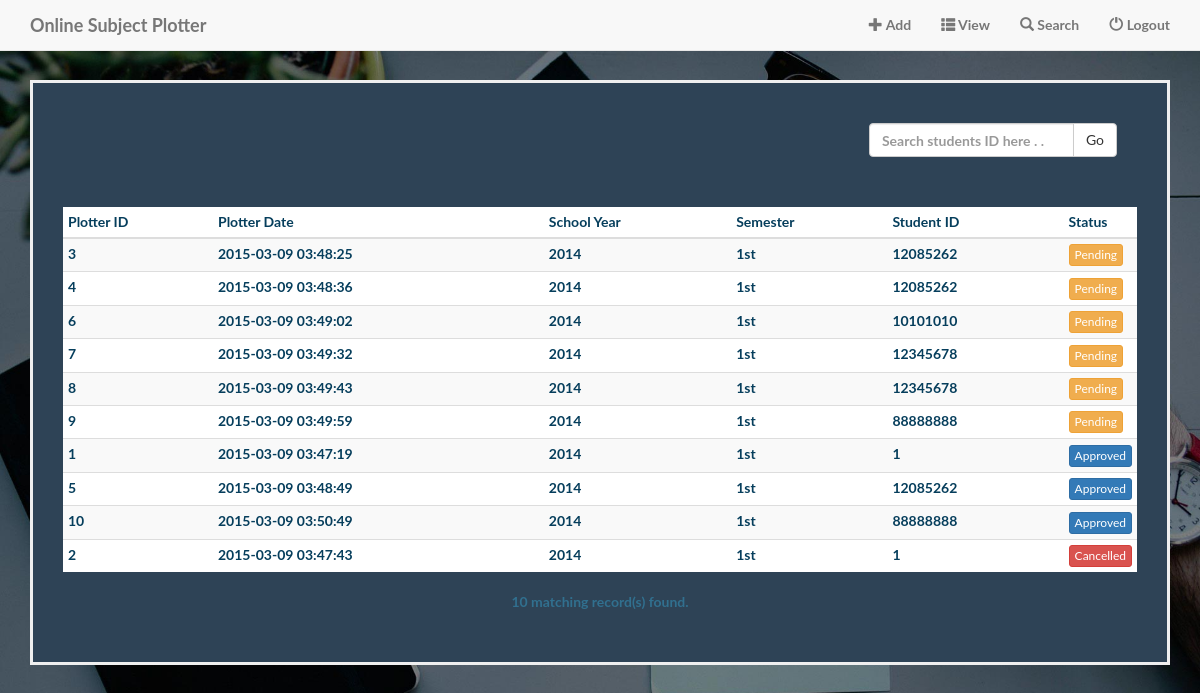
The page /admin-search.php (signed in) on the database its author committed.
### tables this page shows
CREATE TABLE IF NOT EXISTS `plotter` (
`plotterid` int(11) NOT NULL,
  `plotterdate` timestamp NOT NULL DEFAULT CURRENT_TIMESTAMP,
  `plottersy` int(11) NOT NULL,
  `plottersem` varchar(15) NOT NULL,
  `studentid` int(11) NOT NULL,
  `status` smallint(6) NOT NULL
);

### db.php (called while the page is built, shortened)
<?php
	function db_plotter ()
	{
		$user = 'root';
		$db = null;
		try
		{
			$db = new PDO('mysql:host=localhost;dbname=plotter;', $user, '');
		}
		catch(PDOException $e)
		{
			echo 'Connection failed.';
		}
		return $db;
	}
	function list_student_plotter ()
	{
		$db = db_plotter();
		$sql = "select * from plotter order by status, plotterid ";
		$st = $db->prepare($sql);
		$st -> execute();
		$row = $st->fetchAll();
		return $row;
	}
?>

### admin-search.php (the view, shortened to what this page needs)
<?php
	include('db.php');
	$search = '';
	if($search == '')
	{
		$plotter = list_student_plotter();
	}
	else
	{
		$plotter = search_student_plotter($search);
	}
?>
<!DOCTYPE html>
<html lang="en">
<head>
    <link href="css/bootstrap.min.css" rel="stylesheet">
    <link href="css/landing-page.css" rel="stylesheet">
</head>
<body id="page-top" class="index">
	<?php include('header.php'); ?>
    <header>
		<div class="container">
			<div class="search-admin-bg">
				<div class="row">
					<div class="col-xs-offset-9">
						<div class="pull-right">
							<form method="get" class="form-inline">
								<div class="input-group">
								<input type="text" name="search" value="<?php echo htmlentities($search); ?>" class="form-control input-small" placeholder="Search students ID here . . ">
								  <span class="input-group-btn">
									<button class="btn btn-default btn-large" type="submit"> Go</button>
								  </span>
								</div>
							</form>
						</div>
					</div>
				</div>
				<?php if(count($plotter) > 0): ?>
					<div class="table-responsive table subject-table">
						<table class="table table-striped table-condensed table-hover">
							<thead>
								<tr>
									<th width="150">Plotter ID</th>
									<th>Plotter Date</th>
									<th>School Year</th>
									<th>Semester</th>
									<th>Student ID</th>
									<th width="50">Status</th>
								</tr>
							</thead>
							<tbody>
							<?php foreach($plotter as $n): ?>
								<tr>
									<td><?php echo htmlentities($n['plotterid']); ?></td>
									<td><?php echo htmlentities($n['plotterdate']); ?></td>
									<td><?php echo htmlentities($n['plottersy']); ?></td>
									<td><?php echo htmlentities($n['plottersem']); ?></td>
									<td><?php echo htmlentities($n['studentid']); ?></td>
									<td>
										<?php if($n['status'] == 0): ?>
										    <a href="admin-view.php?id=<?php echo htmlentities($n['plotterid']); ?>">
												<button type="submit" class="btn btn-warning btn-xs" name="login">Pending</button>
										    </a>
										<?php elseif($n['status'] == 1): ?>
											<button type="submit" class="btn btn-primary btn-xs" name="login">Approved </button>
										<?php else: ?>
											<button type="submit" class="btn btn-danger btn-xs" name="login">Cancelled </button>
										<?php endif; ?>
									</td>
								</tr>
							<?php endforeach; ?>
							</tbody>
						</table>
						<div class="text-info">
							<b><?php echo count($plotter); ?></b> matching record(s) found.
							<?php else: ?>
								<div class="alert alert-danger" role="alert">
									<?php echo "No entries record found!"; ?>
								</div>
							<?php endif; ?>
						</div>
					</div>
			</div>
		</div>
    </header>
</body>
</html>

### css/landing-page.css (style rules this page uses)
body, html { width: 100%; height: 100%; }
body, h1, h2, h3, h4, h5, h6 { font-family: "Lato","Helvetica Neue",Helvetica,Arial,sans-serif; font-weight: 700; }
.row { position: relative; padding: 20px 20px 20px 20px; margin-left: auto; margin-right: auto; }
body { padding-bottom: 20px; text-align: center; color: #f8f8f8; background: url(../img/intro-bg.jpg) no-repeat center center fixed; background-size: cover; }
.search-admin-bg { position: relative; top: 80px; padding: 20px 30px 30px 30px; background: #2e4356; border: 3px solid #efefef; text-align: center; margin-bottom: 30px; }
.search-admin-bg table { color: #063e5c; margin-top: 30px; }
.search-admin-bg table { color: #063e5c; }
.search-admin-bg td { text-align: left; }

### rows shown on the page
plotter: plotterid "3", plotterdate "2015-03-09 03:48:25", plottersy "2014", plottersem "1st", studentid "12085262"
plotter: plotterid "4", plotterdate "2015-03-09 03:48:36", plottersy "2014", plottersem "1st", studentid "12085262"
plotter: plotterid "6", plotterdate "2015-03-09 03:49:02", plottersy "2014", plottersem "1st", studentid "10101010"
plotter: plotterid "7", plotterdate "2015-03-09 03:49:32", plottersy "2014", plottersem "1st", studentid "12345678"
plotter: plotterid "8", plotterdate "2015-03-09 03:49:43", plottersy "2014", plottersem "1st", studentid "12345678"
plotter: plotterid "9", plotterdate "2015-03-09 03:49:59", plottersy "2014", plottersem "1st", studentid "88888888"
plotter: plotterid "1", plotterdate "2015-03-09 03:47:19", plottersy "2014", plottersem "1st", studentid "1", status "Approved"
plotter: plotterid "5", plotterdate "2015-03-09 03:48:49", plottersy "2014", plottersem "1st", studentid "12085262", status "Approved"
plotter: plotterid "10", plotterdate "2015-03-09 03:50:49", plottersy "2014", plottersem "1st", studentid "88888888", status "Approved"
plotter: plotterid "2", plotterdate "2015-03-09 03:47:43", plottersy "2014", plottersem "1st", studentid "1", status "Cancelled"

### other values the page prints
count($plotter) "10"
